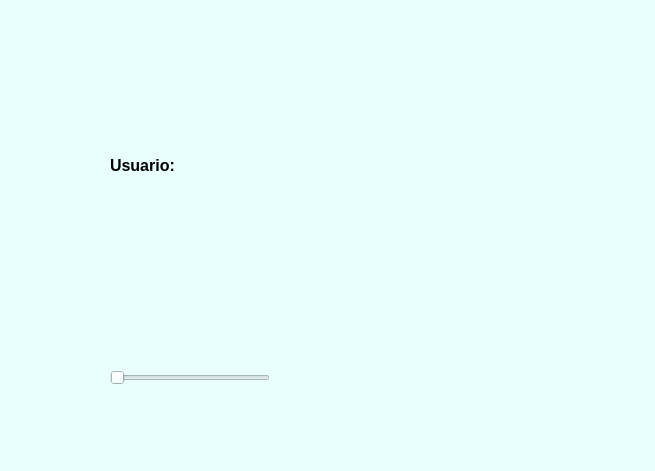
<?xml version="1.0" encoding="UTF-8"?>
<ui version="4.0">
 <class>MainWindow</class>
 <widget class="QMainWindow" name="MainWindow">
  <property name="geometry">
   <rect>
    <x>0</x>
    <y>0</y>
    <width>655</width>
    <height>471</height>
   </rect>
  </property>
  <property name="windowTitle">
   <string>MainWindow</string>
  </property>
  <property name="styleSheet">
   <string notr="true">background-color: rgb(233, 255, 253);</string>
  </property>
  <widget class="QWidget" name="centralwidget">
   <widget class="QLabel" name="label">
    <property name="geometry">
     <rect>
      <x>20</x>
      <y>10</y>
      <width>161</width>
      <height>121</height>
     </rect>
    </property>
    <property name="text">
     <string/>
    </property>
    <property name="pixmap">
     <pixmap resource="../recursos.qrc">:/Logos/Imagenes/fians.png</pixmap>
    </property>
    <property name="scaledContents">
     <bool>true</bool>
    </property>
   </widget>
   <widget class="QLabel" name="label_2">
    <property name="geometry">
     <rect>
      <x>490</x>
      <y>30</y>
      <width>141</width>
      <height>101</height>
     </rect>
    </property>
    <property name="text">
     <string/>
    </property>
    <property name="pixmap">
     <pixmap resource="../recursos.qrc">:/Logos/Imagenes/uat-solo-chico.png</pixmap>
    </property>
    <property name="scaledContents">
     <bool>true</bool>
    </property>
   </widget>
   <widget class="QLabel" name="label_3">
    <property name="geometry">
     <rect>
      <x>510</x>
      <y>300</y>
      <width>131</width>
      <height>111</height>
     </rect>
    </property>
    <property name="text">
     <string/>
    </property>
    <property name="pixmap">
     <pixmap resource="../recursos.qrc">:/Variadas/Imagenes/LogoEquipo.jpeg</pixmap>
    </property>
    <property name="scaledContents">
     <bool>true</bool>
    </property>
   </widget>
   <widget class="QLabel" name="label_5">
    <property name="geometry">
     <rect>
      <x>110</x>
      <y>150</y>
      <width>81</width>
      <height>31</height>
     </rect>
    </property>
    <property name="text">
     <string>&lt;html&gt;&lt;head/&gt;&lt;body&gt;&lt;p&gt;&lt;span style=&quot; font-size:12pt; font-weight:600;&quot;&gt;Usuario:&lt;/span&gt;&lt;/p&gt;&lt;/body&gt;&lt;/html&gt;</string>
    </property>
   </widget>
   <widget class="QLabel" name="label_11">
    <property name="geometry">
     <rect>
      <x>130</x>
      <y>210</y>
      <width>131</width>
      <height>131</height>
     </rect>
    </property>
    <property name="text">
     <string/>
    </property>
    <property name="pixmap">
     <pixmap resource="../recursos.qrc">:/Variadas/Imagenes/Uriel.jpg</pixmap>
    </property>
    <property name="scaledContents">
     <bool>true</bool>
    </property>
   </widget>
   <widget class="QSlider" name="horizontalSlider">
    <property name="geometry">
     <rect>
      <x>110</x>
      <y>370</y>
      <width>160</width>
      <height>16</height>
     </rect>
    </property>
    <property name="orientation">
     <enum>Qt::Horizontal</enum>
    </property>
   </widget>
  </widget>
  <widget class="QMenuBar" name="menubar">
   <property name="geometry">
    <rect>
     <x>0</x>
     <y>0</y>
     <width>655</width>
     <height>22</height>
    </rect>
   </property>
  </widget>
  <widget class="QStatusBar" name="statusbar"/>
 </widget>
 <resources>
  <include location="../recursos.qrc"/>
 </resources>
 <connections/>
</ui>
